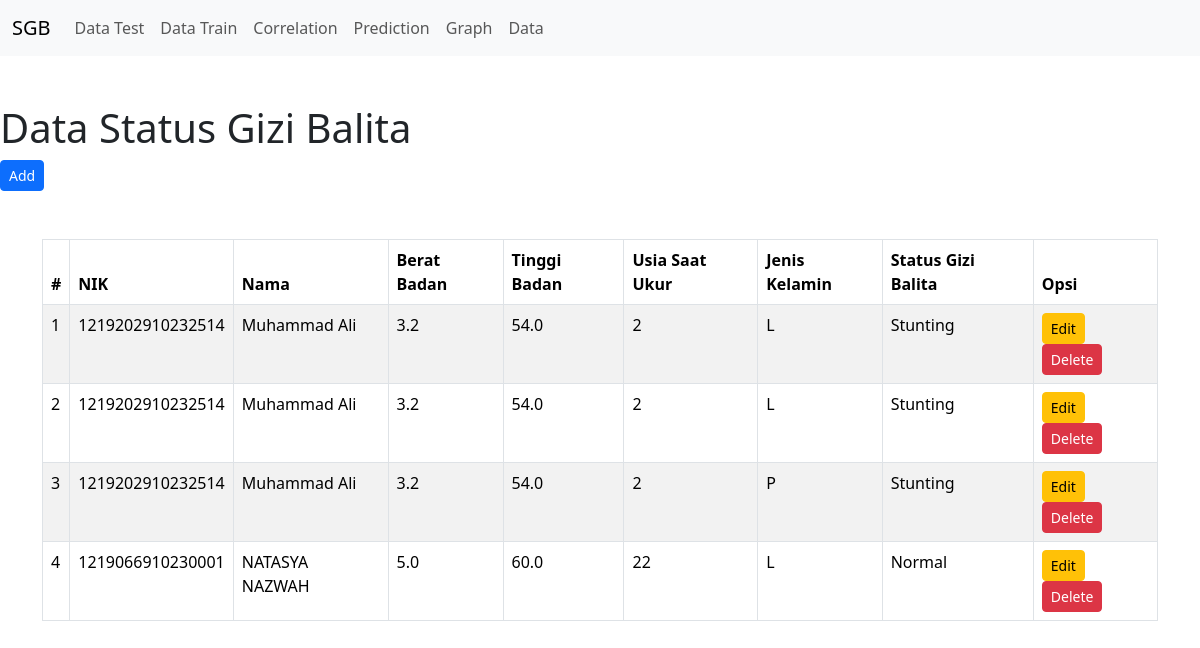
Before: /index/person/ with the older database file.
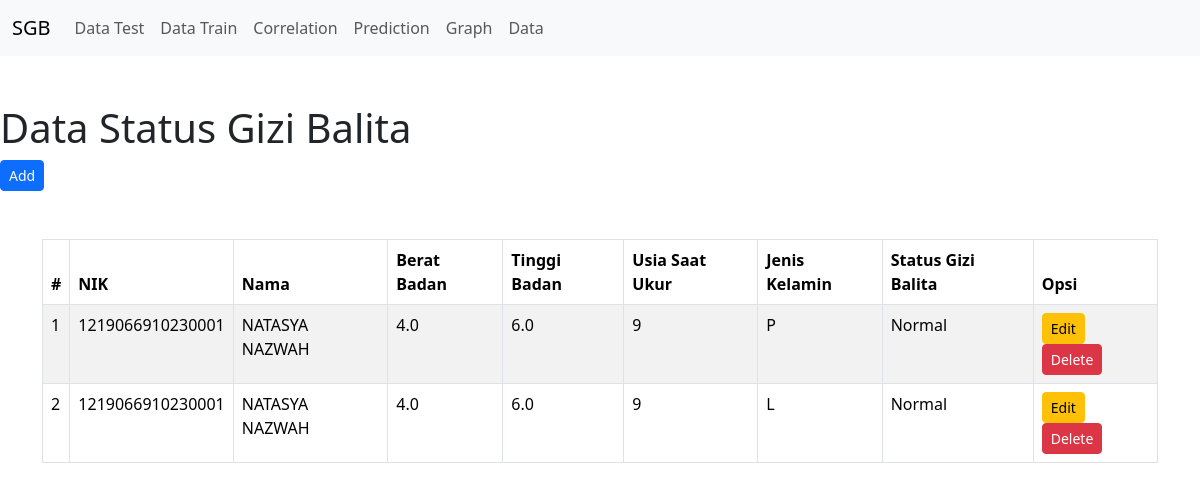
After: the same page with the newer database file.
### napp/models.py (models this page shows)
class Person(models.Model):
  NIK = models.CharField(max_length=16)
  Nama = models.CharField(max_length=50)
  Berat_Badan = models.FloatField()
  Tinggi_Badan = models.FloatField()
  Usia_Saat_UKur = models.IntegerField()
  Jenis_Kelamin = models.CharField(max_length=1)
  Status_Gizi_Balita = models.CharField(max_length=20)

### napp/views.py (the view)
# urls.py: path('index/person/', views.index_person, name='index_person'),  # Add a name to this path
def index_person(request):
    people = Person.objects.all()
    return render(request, 'index_person.html', {'people': people})

### napp/templates/index_person.html (shortened to what this page needs)
{% extends 'base.html' %}
{% block content %}
<main class="mt-5">
  <h1>Data Status Gizi Balita</h1>
  <a href="/person-form" class="btn btn-primary btn-sm">Add</a>
  {% if people %}
      <section class="container">
        <div class="table-responsive my-5">
          <table class="table table-striped table-bordered table-hover">
            <thead>
              <tr>
                <th>#</th>
                <th>NIK</th>
                <th>Nama</th>
                <th>Berat Badan</th>
                <th>Tinggi Badan</th>
                <th>Usia Saat Ukur</th>
                <th>Jenis Kelamin</th>
                <th>Status Gizi Balita</th>
                <th>Opsi</th>
              </tr>
            </thead>
            <tbody>
              {% for person in people %}
              <tr>
                  <td>{{ forloop.counter }}</td>
                  <td>{{ person.NIK }}</td>
                  <td>{{ person.Nama }}</td>
                  <td>{{ person.Berat_Badan }}</td>
                  <td>{{ person.Tinggi_Badan }}</td>
                  <td>{{ person.Usia_Saat_UKur }}</td>
                  <td>{{ person.Jenis_Kelamin }}</td>
                  <td>{{ person.Status_Gizi_Balita }}</td>
                  <td>
                      <a href="{% url 'edit_person' person.id %}" class="btn btn-warning btn-sm">Edit</a>
                      <form action="{% url 'delete_person' person.id %}" method="post" style="display:inline;">
                          <button type="submit" class="btn btn-danger btn-sm" onclick="return confirm('Are you sure you want to delete this person?');">Delete</button>
                      </form>
                  </td>
              </tr>
              {% endfor %}
            </tbody>
          </table>
        </div>
      </section>
      {% else %}
          <p>No person data found in the database.</p>
      {% endif %}
    </main>
{% endblock %}

Changed rows visible on the page:
removed Person: NIK "1219202910232514", Nama "Muhammad Ali", Berat_Badan "3.2", Tinggi_Badan "54.0", Usia_Saat_UKur "2", Jenis_Kelamin "L", Status_Gizi_Balita "Stunting"
removed Person: NIK "1219202910232514", Nama "Muhammad Ali", Berat_Badan "3.2", Tinggi_Badan "54.0", Usia_Saat_UKur "2", Jenis_Kelamin "L", Status_Gizi_Balita "Stunting"
removed Person: NIK "1219202910232514", Nama "Muhammad Ali", Berat_Badan "3.2", Tinggi_Badan "54.0", Usia_Saat_UKur "2", Jenis_Kelamin "P", Status_Gizi_Balita "Stunting"
removed Person: NIK "1219066910230001", Nama "NATASYA NAZWAH", Berat_Badan "5.0", Tinggi_Badan "60.0", Usia_Saat_UKur "22", Jenis_Kelamin "L", Status_Gizi_Balita "Normal"
added Person: NIK "1219066910230001", Nama "NATASYA NAZWAH", Berat_Badan "4.0", Tinggi_Badan "6.0", Usia_Saat_UKur "9", Jenis_Kelamin "P", Status_Gizi_Balita "Normal"
added Person: NIK "1219066910230001", Nama "NATASYA NAZWAH", Berat_Badan "4.0", Tinggi_Badan "6.0", Usia_Saat_UKur "9", Jenis_Kelamin "L", Status_Gizi_Balita "Normal"
